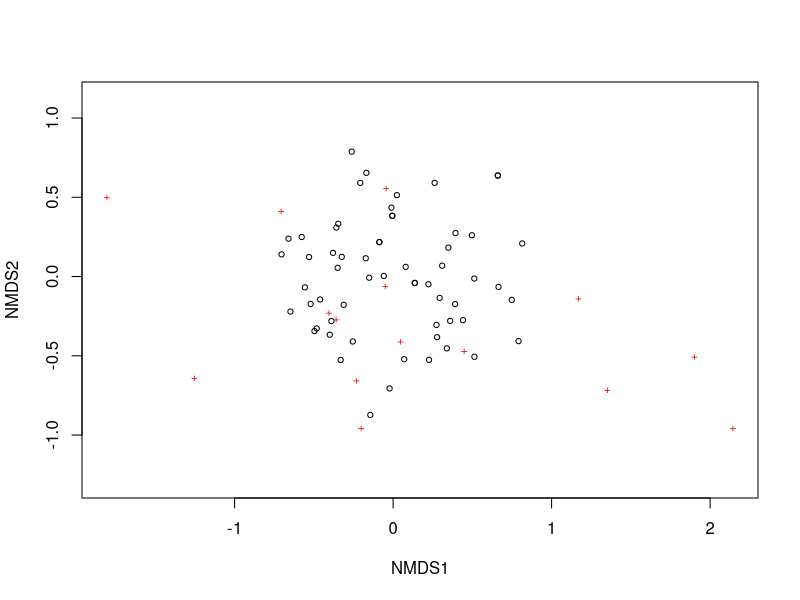
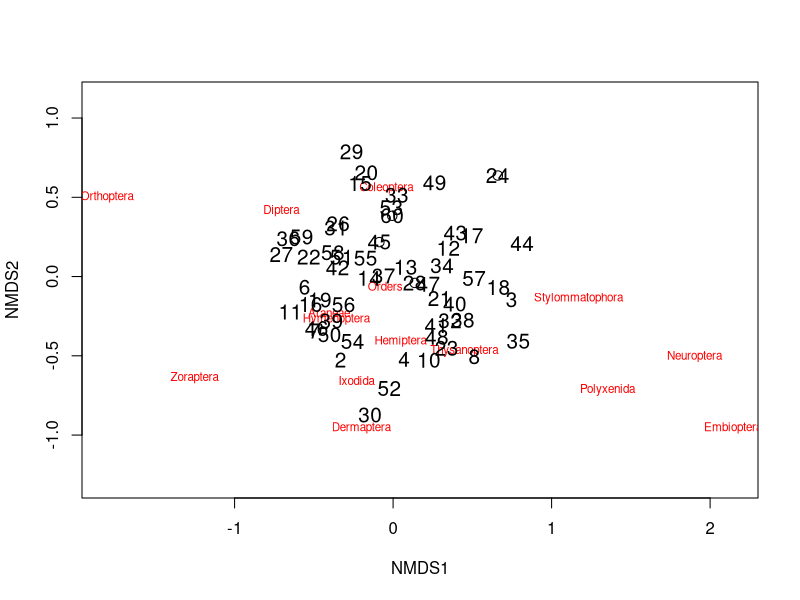
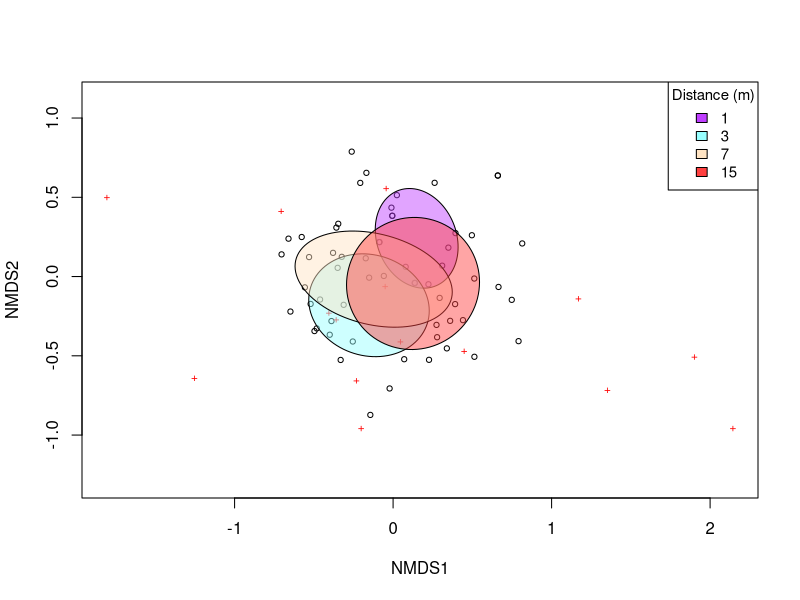
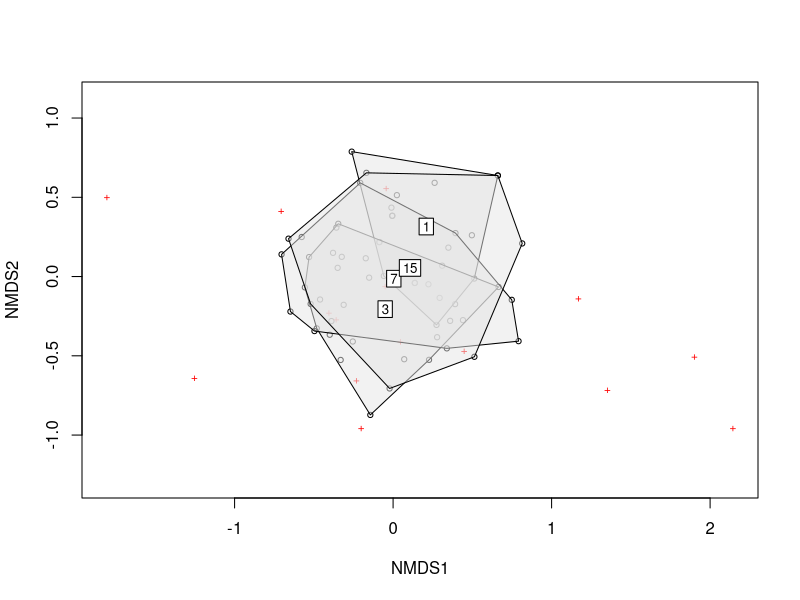
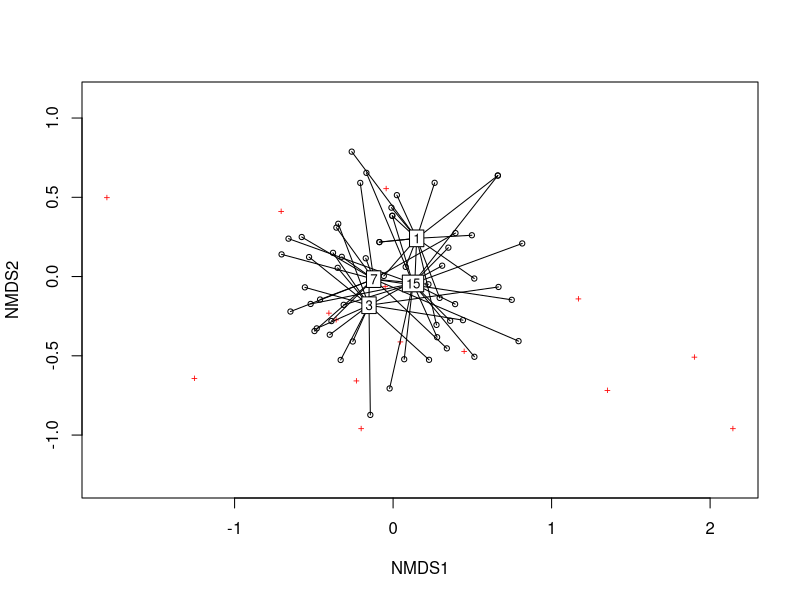
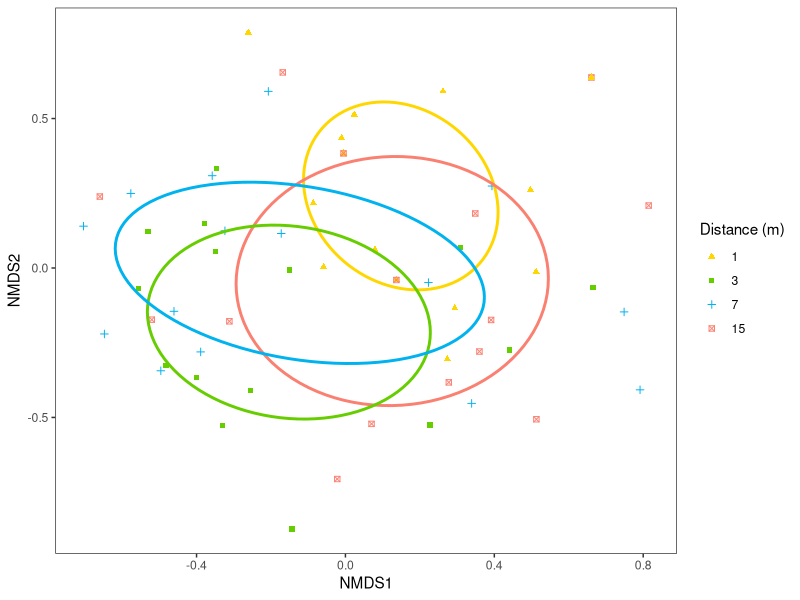
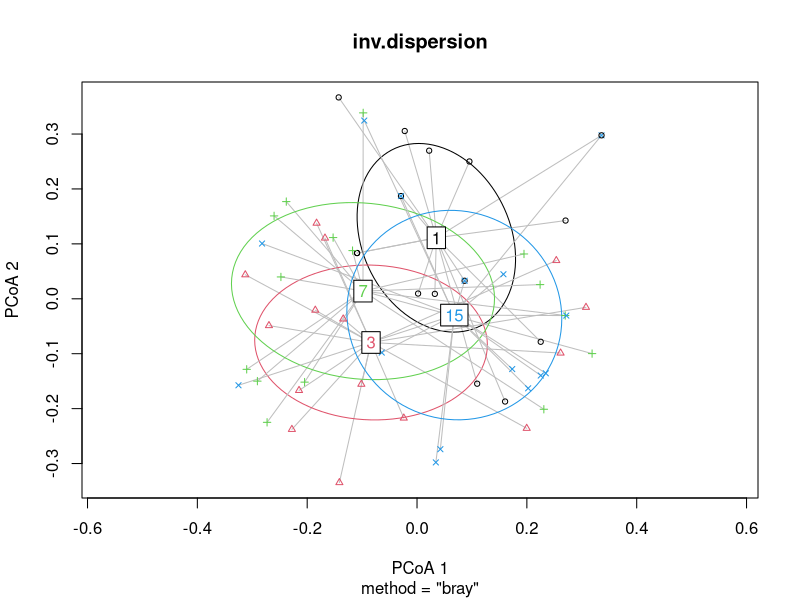
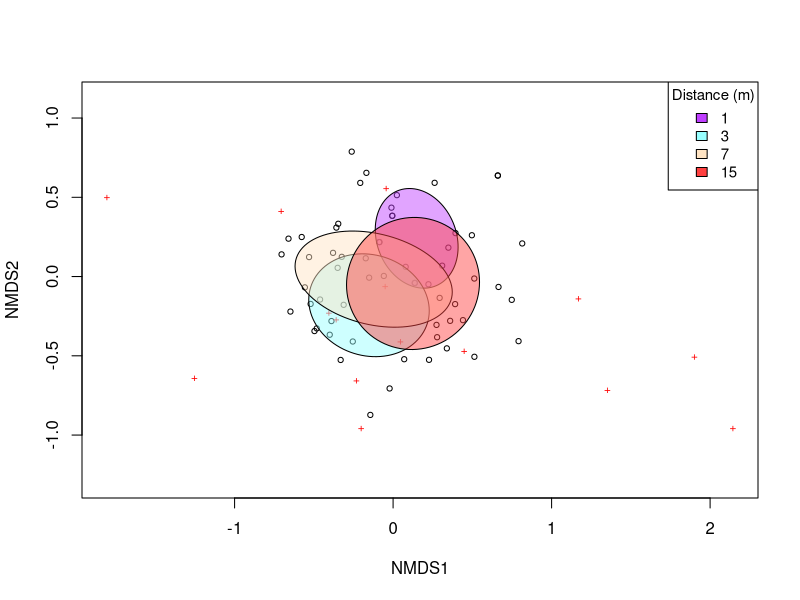

Write R code to recreate these figures, in order.
##%##########################################################%##
#                                                              #
####                     NMDS TUTORIAL                      ####
####                   By Ray Rubia Rankin                  ####
####                  Created on 29/11/2022                 ####
#                                                              #
##%##########################################################%##

# set working directory----
setwd("your_filepath")

# install packages (if you haven't already)-----
install.packages("vegan")
install.packages("permute")
install.packages("lattice")
install.packages("tidyverse")

# load libraries----
library(vegan) # for diversity analysis and ordination methods
library(permute) # necessary to run vegan package
library(lattice) # necessary to run vegan package
library(tidyverse) # for efficient data manipulation and visualization, contains ggplot2, dplyr and tidyr packages

# import data----
inverts <- read.csv("data/invert_data.csv")

# data manipulation----
# view dataset structure
head(inverts)
str(inverts)

# make community matrix by extracting abundance values from inverts dataframe
invert_community <- inverts[,6:20]

# turn data frame into matrix so it functions in the vegan package
invert_matrix <- as.matrix(invert_community)

# ordination----
# now we will proceed to create the ordination
inv.NMDS <- metaMDS(invert_matrix, distance = "bray", k = 3, autotransform = TRUE, trymax=100) 

# Bray-Curtis distance is chosen because it is not affected by zero values. 
# k represents the number of dimensions we want and is used to reduce stress.
# autotransform arguments ensures the data does a sqrt transformation
# trymax is the number of iterations the algorithm will run

# check stress value
inv.NMDS$stress # ideally stress value is < 0.2

# data visualization----
# using vegan package and Base R
plot(inv.NMDS) # circles show different communities/sites, crosses show different species
ordiplot(inv.NMDS, type = "n") # create blank ordination plot
orditorp(inv.NMDS, display = "species", col="red", air = 0.1) # add order names in red
orditorp(inv.NMDS, display = "sites", cex = 1.25, air = 0.1) # add site numbers in black

# by distance
# ellipse plot
ordiplot(inv.NMDS) # plot shows communities (circles) and species (crosses)
ordiellipse(inv.NMDS, inverts$Distance, label = FALSE, 
            col=c("darkorchid1", "darkslategray1", "bisque1", "brown1"), 
            draw = "polygon", alpha=120) # adding ellipses to the plot, grouping by distance (inverts$Distance)
legend("topright", title="Distance (m)",
       c("1","3","7","15"), fill=c("darkorchid1", "darkslategray1", "bisque1", 
                                   "brown1"), horiz=FALSE, cex=.9) # adding a legend

# save plot
png("your_filepath/figure.png", width=6, height=5, units = "in", res = 300)
ordiplot(inv.NMDS)
ordiellipse(inv.NMDS, inverts$Distance, label = FALSE, 
            col=c("darkorchid1", "darkslategray1","bisque1", "brown1"), 
            draw = "polygon", alpha=120)
legend("topright", title="Distance (m)",
       c("1","3","7","15"), fill=c("darkorchid1", "darkslategray1",
                                   "bisque1", "brown1"), horiz=FALSE, cex=.9)
dev.off()

# polygon plot
ordiplot(inv.NMDS) #plot shows communities (circles) and species (crosses)
ordihull(inv.NMDS, groups = inverts$Distance, draw="polygon", col="grey90", label = TRUE) # adding polygons to the plot, grouping by distance (inverts$Distance)

# spider plot
ordiplot(inv.NMDS) #plot shows communities (circles) and species (crosses)
ordispider(inv.NMDS, groups = inverts$Distance, label = TRUE) # adding spider plot, grouping by distance (inverts$Distance)


# using ggplot to make an ellipse plot
# make new dataframe with by extracting NMDS scores
nmds.scores <- as.data.frame(scores(inv.NMDS)$sites) # for newest version of vegan package

# if you have a version of the vegan package <2.6-2 then the following code should also work:
# nmds.scores = as.data.frame(scores(nmds))

# add data from your original dataframe into new NMDS dataframe
# useful if you want to group based on different criteria
nmds.scores <- nmds.scores %>% 
  mutate(Site = as.factor(inverts$Site), Path.Type = as.factor(inverts$Path.Type), 
         Transect = as.factor(inverts$Transect), Distance = as.factor(inverts$Distance))

# check dataframe to ensure all changes have taken place
head(nmds.scores) 
str(nmds.scores)

# define hidden vegan function that finds coordinates for drawing a covariance ellipse
veganCovEllipse<-function (cov, center = c(0, 0), scale = 1, npoints = 100) 
{
  theta <- (0:npoints) * 2 * pi/npoints
  Circle <- cbind(cos(theta), sin(theta))
  t(center + scale * t(Circle %*% chol(cov)))
}

# create empty dataframe to combine NMDS data with ellipse data
ellipse_df <- data.frame()

# adding data for ellipse, in this case using distance as a grouping factor
for(g in levels(nmds.scores$Distance)){
  ellipse_df <- rbind(ellipse_df, cbind(as.data.frame(with(nmds.scores[nmds.scores$Distance==g,],
                                                     veganCovEllipse(cov.wt(cbind(NMDS1,NMDS2),
                                                                            wt=rep(1/length(NMDS1),length(NMDS1)))$cov,
                                                                     center=c(mean(NMDS1),mean(NMDS2)))))
                                  ,Distance=g))
}

# create ggplot
(inv_NMDS_plot <- ggplot(data = nmds.scores, aes(NMDS1, NMDS2)) + 
    geom_point(aes(color = Distance, shape = Distance)) + # adding different colours and shapes for points at different distances
    geom_path(data=ellipse_df, aes(x=NMDS1, y=NMDS2, colour=Distance), linewidth=1) + # adding covariance ellipses according to distance # use size argument if ggplot2 < v. 3.4.0
    guides(color = guide_legend(override.aes = list(linetype=c(NA,NA,NA,NA)))) + # removes lines from legend
    theme_bw() + # adding theme
    theme(panel.grid = element_blank()) + # remove background grid
    scale_color_manual(name = "Distance (m)", # legend title
                       labels = c("1","3","7","15"), # adjusting legend labels
                       values = c("gold", "chartreuse3", 
                                  "deepskyblue2", "salmon")) + # customising colours
    scale_shape_manual("Distance (m)", # legend title
                       labels = c("1","3","7","15"), # adjusting legend labels
                       values = c(17, 15, 3, 7))) # customising shapes
# save plot
ggsave(filename = "your_filepath/figure.png", inv_NMDS_plot, device = "png")

# data analysis----
# using a PERMANOVA to test the differences in community composition
# This is a PERmutational Multivariate ANalysis Of VAriance and tests the differences between groups, like an ANOVA, but with lots of variables.
# it is essentially a multivariate analysis of variance used to compare groups of objects
inv_permanova <- adonis2(as.matrix(inverts [,6:20]) ~ Distance, inverts, 
                             permutations = 999, method = "bray")
# permutations is the number of possible arrangements the data could take
# using permutations = 999 is standard practice in science and across the literature
# can increase it if you want to get a more thorough analysis
# use method = bray as it is what we previously used to calculate pairwise distances

# look at model output
inv_permanova

# check model assumptions
# check for multivariate homogeneity of group variances

# generate distance matrix from invertebrate commumunity matrix
inv.dist <- vegdist(invert_matrix, method = "bray")

# use betadisper test to check for multivariate homogeneity of group variances 
inv.dispersion <- betadisper(inv.dist, group=inverts$Distance)
permutest(inv.dispersion)

# can also visually assess the assumptions
plot(inv.dispersion, hull = FALSE, ellipse=TRUE) # remove hulls and add ellipses

# OUR MODEL FITS THE ASSUMPTIONS

# simper analysis
# this is a SIMilarity PERcentage analysis and compares community differences 
# and reports what species (orders in this scenario)are driving those differences.

inv_simper <- with(inverts[,c(1,2,3,4,5,21)], simper(as.matrix(inverts[,6:20]), Distance, permutations = 100))
# with argument indicates what grouping variables to use to conduct the analysis 
# the number of permutations required to carry out the analysis

# see most influential species (orders in this case) contributing to community differences
inv_simper

# a more detailed summary showing the contributions of all species (or orders)
summary(inv_simper)

# shows species driving differences in community composition between different distances
